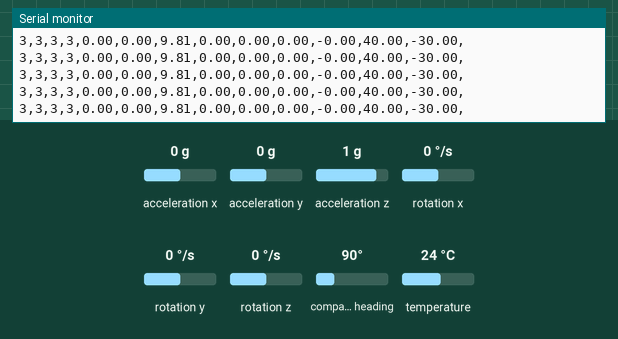
Bench run of a sketch on a simulated Arduino Uno, built with avr-gcc and run on an emulated ATmega328P. Parts: the last lines printed to the serial monitor. Inputs (shaded band) come from the test bench; at power-on: acceleration x 0 g, acceleration y 0 g, acceleration z 1 g, rotation x 0 °/s, rotation y 0 °/s, compass heading 90°, rotation z 0 °/s, temperature 24 °C.

Above: at 2.2 s.
2.3 s: acceleration x set to -1.4 g
At 2.4 s:
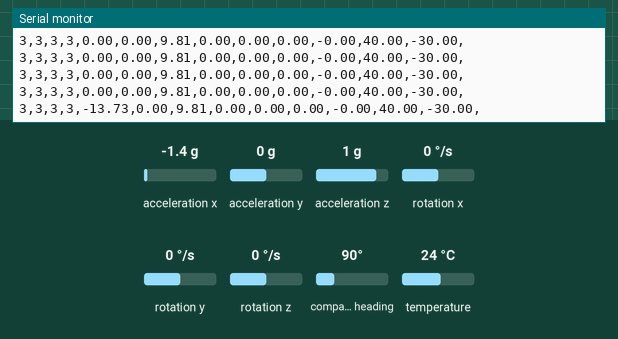
5.3 s: acceleration y set to -1.4 g
At 5.4 s:
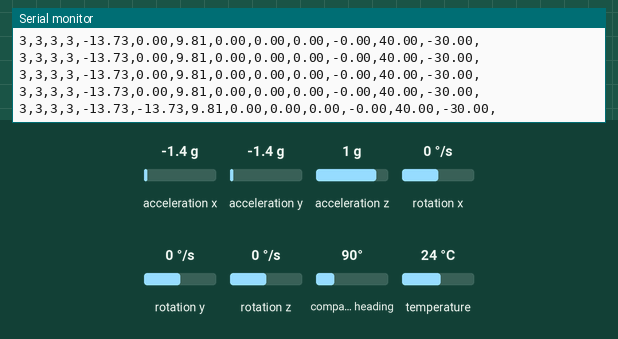
6.8 s: acceleration z set to 0 g
At 6.9 s:
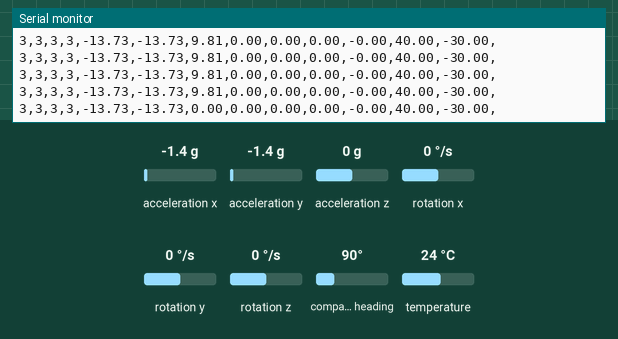
9.8 s: rotation x set to -192 °/s
At 9.89 s:
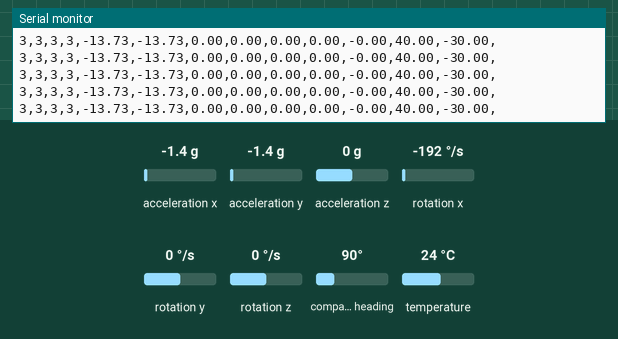
11.3 s: rotation y set to 100 °/s
At 11.4 s:
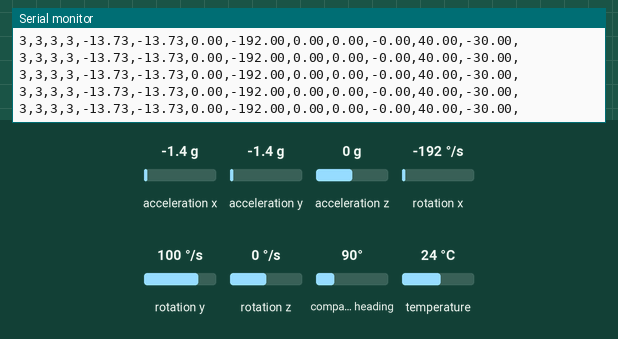
14.3 s: compass heading set to 180°
At 14.37 s:
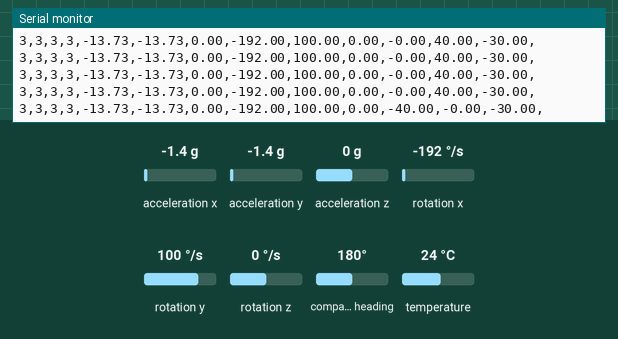

The sketch:

IMURawData.ino
```cpp
#include <Adafruit_Sensor.h>
#include <Adafruit_BNO055.h>
#include <Wire.h>
#include <utility/imumaths.h>

// Global constants
#define BNO055_SAMPLERATE_DELAY_MS (100)
#define FIVE (5000)

//Adafruit_BNO055 myIMU = Adafruit_BNO055();
Adafruit_BNO055 myIMU = Adafruit_BNO055(-1, 0x28, &Wire);

void setup() {
  // put your setup code here, to run once:
  Serial.begin(9600);
  myIMU.begin();
  delay(1000);
  int8_t temp = myIMU.getTemp();
  //Serial.println(temp);
  myIMU.setExtCrystalUse(true);
  //delay(FIVE);
}

void loop() {
  // put your main code here, to run repeatedly:
  uint8_t system, gyros, accel, mg = 0;
  myIMU.getCalibration(&system, &gyros, &accel,&mg);

  imu::Vector<3> acc = myIMU.getVector(Adafruit_BNO055::VECTOR_ACCELEROMETER);
  imu::Vector<3> gyr = myIMU.getVector(Adafruit_BNO055::VECTOR_GYROSCOPE);
  imu::Vector<3> mag = myIMU.getVector(Adafruit_BNO055::VECTOR_MAGNETOMETER);

  String imu_output = String(accel) + "," + String(gyros)+ "," + String(mg) + "," + String(system)  + "," +
      String(acc.x()) + "," + String(acc.y()) + "," + String(acc.z()) + "," +
      String(gyr.x()) + "," + String(gyr.y()) + "," + String(gyr.z()) + "," +
      String(mag.x()) + "," + String(mag.y()) + "," + String(mag.z()) + ",";
  Serial.println(imu_output);

  delay(BNO055_SAMPLERATE_DELAY_MS);
}
```

Measured:
- after the input at 2.3 s, the serial monitor: prints a new line after 0.10 s (image 1)
- after the input at 5.3 s, the serial monitor: prints a new line after 0.09 s (image 2)
- after the input at 6.8 s, the serial monitor: prints a new line after 0.09 s (image 3)
- after the input at 14.3 s, the serial monitor: prints a new line after 0.07 s (image 6)
